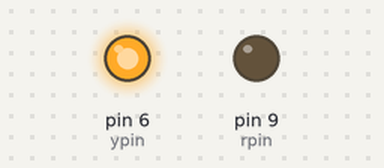
The sketch below on a simulated Arduino Uno, built with avr-gcc and run on an emulated ATmega328P. Parts: output pins drawn as LEDs (lit = HIGH).

Above: at 0.2 s.
At 3.2 s:
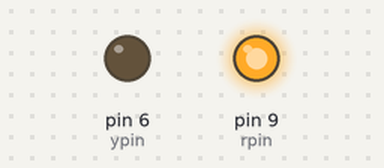
At 6.7 s:
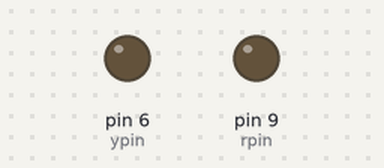
Timing chart, 0 to 7.8 s (numbered marks = the images above):
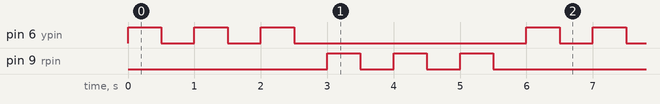

Measured:
- by itself, pin 6 (ypin), pin 9 (rpin): repeats every 6.0 s: 2 × (LOW 0.50 s, HIGH 0.50 s), LOW 3.5 s, HIGH 0.50 s
- by itself, everything shown: repeats every 6.0 s, in 12 steps

The sketch:

tutorial15.ino
```cpp
int ypin=6;
int rpin=9;
int ytime=500;
int rtime=500;
int yblink=3;
int rblink=3;
int j;
void setup()
{
  pinMode(ypin, OUTPUT);
  pinMode(rpin,OUTPUT);
  Serial.begin(9600);
}

void loop()
{
  for(j=1;j<=yblink;j++){

  digitalWrite(ypin, HIGH);
  delay(ytime);
  digitalWrite(ypin, LOW);
    delay(ytime);
  }

  for(j=1;j<=rblink;j++){

  digitalWrite(rpin, HIGH);
  delay(rtime);
  digitalWrite(rpin, LOW);
    delay(rtime);
  }
}
```
